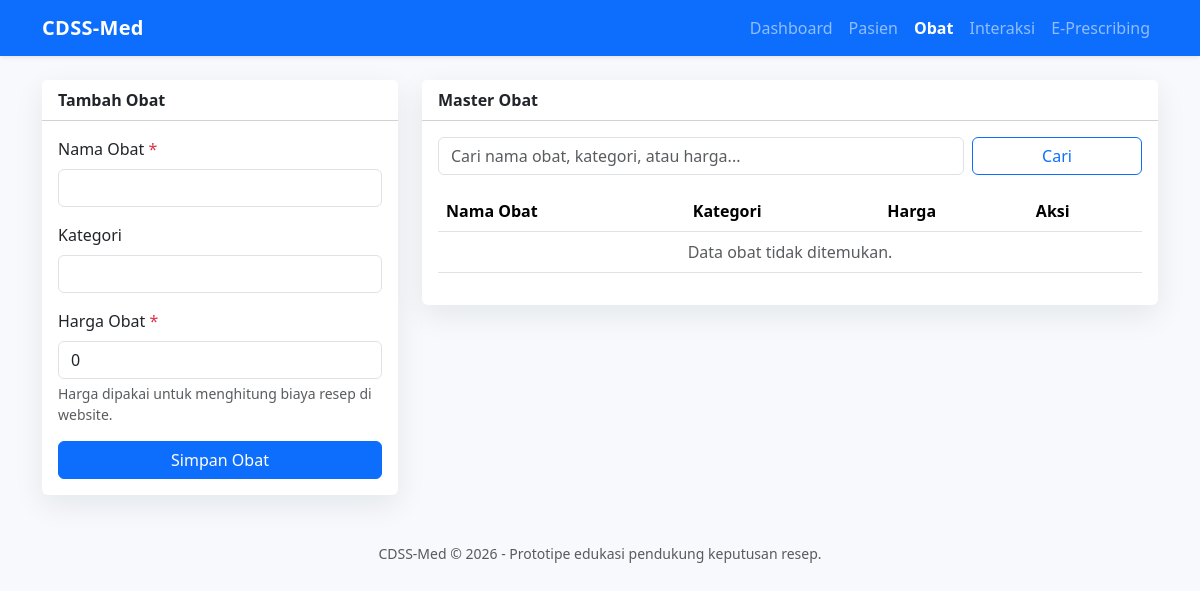
The page /obat.php on the database as committed earlier.
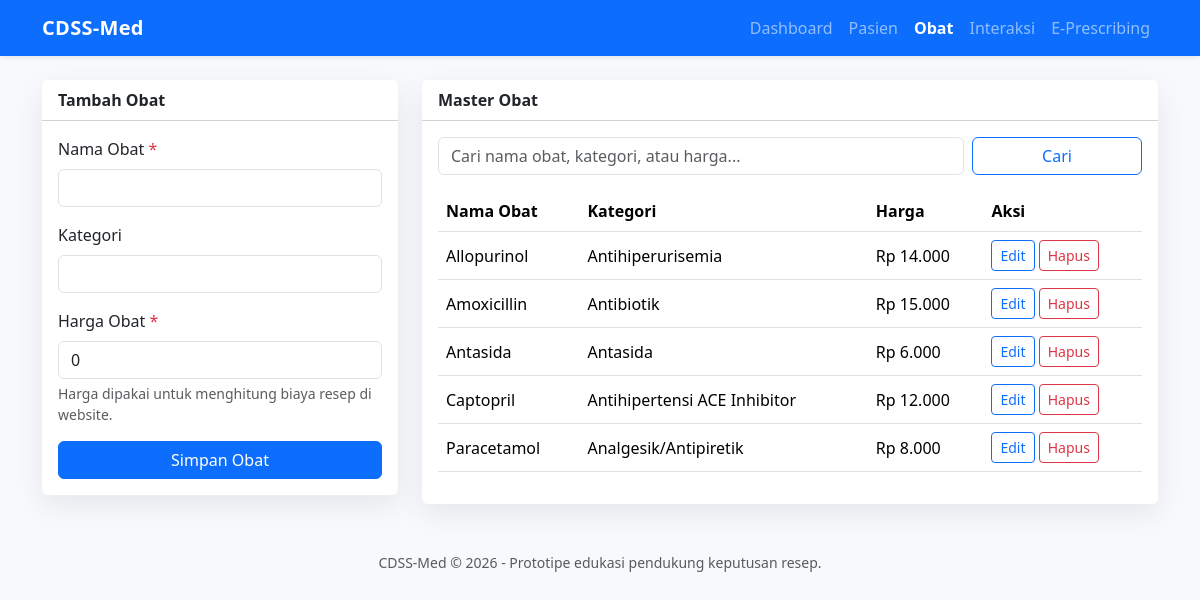
The same page on the database as committed later.
### tables this page shows
CREATE TABLE obat (
    id INT AUTO_INCREMENT PRIMARY KEY,
    nama_obat VARCHAR(120) NOT NULL UNIQUE,
    kategori VARCHAR(80) NULL,
    harga DECIMAL(12,2) NOT NULL DEFAULT 0,
    created_at TIMESTAMP DEFAULT CURRENT_TIMESTAMP
);

### koneksi.php (called while the page is built, shortened)
<?php
function e(?string $value): string
{
    return htmlspecialchars((string) $value, ENT_QUOTES, 'UTF-8');
}
function formatRupiah(float $amount): string
{
    return 'Rp ' . number_format($amount, 0, ',', '.');
}

### obat.php (the view, shortened to what this page needs)
<?php
require_once 'koneksi.php';
$edit = null;
$q = isset($_GET['q']) ? trim($_GET['q']) : '';
$obatSql = 'SELECT * FROM obat';
$obatParams = array();
$obatSql .= ' ORDER BY nama_obat';
$stmtObat = $pdo->prepare($obatSql);
$stmtObat->execute($obatParams);
$obatList = $stmtObat->fetchAll();
require 'header.php';
?>
<div class="row g-4">
    <div class="col-lg-4">
        <div class="card">
            <div class="card-header bg-white fw-semibold"><?= $edit ? 'Edit Obat' : 'Tambah Obat'; ?></div>
            <div class="card-body">
                <form method="post">
                    <div class="mb-3">
                        <label class="form-label required">Nama Obat</label>
                        <input type="text" name="nama_obat" class="form-control" value="<?= e($edit['nama_obat'] ?? ''); ?>" required>
                    </div>
                    <div class="mb-3">
                        <label class="form-label">Kategori</label>
                        <input type="text" name="kategori" class="form-control" value="<?= e($edit['kategori'] ?? ''); ?>">
                    </div>
                    <div class="mb-3">
                        <label class="form-label required">Harga Obat</label>
                        <input type="number" name="harga" class="form-control" min="0" step="500" value="<?= e($edit['harga'] ?? '0'); ?>" required>
                        <div class="form-text">Harga dipakai untuk menghitung biaya resep di website.</div>
                    </div>
                    <button class="btn btn-primary w-100" type="submit">Simpan Obat</button>
                </form>
            </div>
        </div>
    </div>
    <div class="col-lg-8">
        <div class="card">
            <div class="card-header bg-white fw-semibold">Master Obat</div>
            <div class="card-body">
                <form method="get" class="row g-2 mb-3">
                    <div class="col-md-9">
                        <input type="text" name="q" class="form-control" value="<?= e($q); ?>" placeholder="Cari nama obat, kategori, atau harga...">
                    </div>
                    <div class="col-md-3 d-flex gap-2">
                        <button class="btn btn-outline-primary flex-fill" type="submit">Cari</button>
                    </div>
                </form>
                <div class="table-responsive">
                <table class="table table-hover align-middle">
                    <thead><tr><th>Nama Obat</th><th>Kategori</th><th>Harga</th><th>Aksi</th></tr></thead>
                    <tbody>
                    <?php if (!$obatList): ?>
                        <tr><td colspan="4" class="text-center text-muted">Data obat tidak ditemukan.</td></tr>
                    <?php endif; ?>
                    <?php foreach ($obatList as $obat): ?>
                        <tr>
                            <td><?= e($obat['nama_obat']); ?></td>
                            <td><?= e($obat['kategori']); ?></td>
                            <td><?= e(formatRupiah((float) $obat['harga'])); ?></td>
                            <td class="text-nowrap">
                                <a class="btn btn-sm btn-outline-primary" href="?edit=<?= e($obat['id']); ?>">Edit</a>
                                <a class="btn btn-sm btn-outline-danger" href="?hapus=<?= e($obat['id']); ?>" onclick="return confirm('Hapus obat ini? Data terkait juga dapat terdampak.')">Hapus</a>
                            </td>
                        </tr>
                    <?php endforeach; ?>
                    </tbody>
                </table>
                </div>
            </div>
        </div>
    </div>
</div>
<?php require 'footer.php'; ?>

### header.php (shortened to what this page needs)
<?php
$currentPage = basename($_SERVER['PHP_SELF']);
$menus = [
    'index.php' => 'Dashboard',
    'pasien.php' => 'Pasien',
    'obat.php' => 'Obat',
    'interaksi.php' => 'Interaksi',
    'e_prescribing.php' => 'E-Prescribing',
];
?>
<!doctype html>
<html lang="id">
<head>
    <link href="https://cdn.jsdelivr.net/npm/bootstrap@5.3.3/dist/css/bootstrap.min.css" rel="stylesheet">
</head>
<body>
<nav class="navbar navbar-expand-lg navbar-dark bg-primary shadow-sm">
    <div class="container">
        <a class="navbar-brand" href="index.php">CDSS-Med</a>
        <div class="collapse navbar-collapse" id="navbarNav">
            <ul class="navbar-nav ms-auto">
                <?php foreach ($menus as $file => $label): ?>
                    <li class="nav-item">
                        <a class="nav-link <?= $currentPage === $file ? 'active fw-semibold' : ''; ?>" href="<?= $file; ?>"><?= $label; ?></a>
                    </li>
                <?php endforeach; ?>
            </ul>
        </div>
    </div>
</nav>
<main class="container py-4">

### footer.php (shortened to what this page needs)
</main>
<footer class="py-4 text-center text-muted small">
    <div class="container">CDSS-Med &copy; <?= date('Y'); ?> - Prototipe edukasi pendukung keputusan resep.</div>
</footer>
</body>
</html>

### header.php (style rules this page uses)
body { background: #f7f9fc; }
.navbar-brand { font-weight: 700; letter-spacing: .3px; }
.card { border: 0; box-shadow: 0 10px 30px rgba(15, 23, 42, .08); }
.required::after { content: ' *'; color: #dc3545; }

Rows that differ between the two databases and show on the page:
added obat: nama_obat "Allopurinol", kategori "Antihiperurisemia", harga "Rp 14.000"
added obat: nama_obat "Amoxicillin", kategori "Antibiotik", harga "Rp 15.000"
added obat: nama_obat "Antasida", kategori "Antasida", harga "Rp 6.000"
added obat: nama_obat "Captopril", kategori "Antihipertensi ACE Inhibitor", harga "Rp 12.000"
added obat: nama_obat "Paracetamol", kategori "Analgesik/Antipiretik", harga "Rp 8.000"
Other text that changed with them:
text no longer shown: "Data obat tidak ditemukan."
